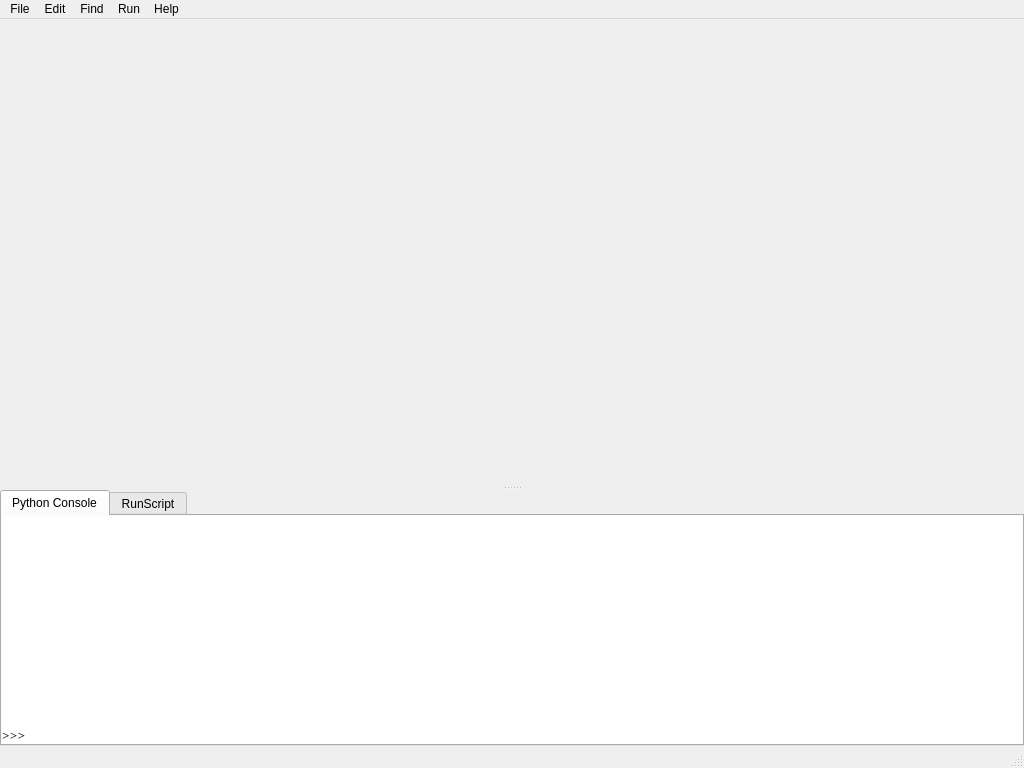
<?xml version="1.0" encoding="UTF-8"?>
<ui version="4.0">
 <class>MainWindow</class>
 <widget class="QMainWindow" name="MainWindow">
  <property name="geometry">
   <rect>
    <x>0</x>
    <y>0</y>
    <width>1024</width>
    <height>768</height>
   </rect>
  </property>
  <property name="windowTitle">
   <string>MainWindow</string>
  </property>
  <widget class="QWidget" name="centralwidget">
   <layout class="QVBoxLayout" name="verticalLayout_3">
    <property name="leftMargin">
     <number>0</number>
    </property>
    <property name="topMargin">
     <number>5</number>
    </property>
    <property name="rightMargin">
     <number>0</number>
    </property>
    <property name="bottomMargin">
     <number>0</number>
    </property>
    <item>
     <widget class="QSplitter" name="splitter">
      <property name="orientation">
       <enum>Qt::Vertical</enum>
      </property>
      <widget class="QTabWidget" name="documents_tabWidget">
       <property name="sizePolicy">
        <sizepolicy hsizetype="Expanding" vsizetype="Expanding">
         <horstretch>0</horstretch>
         <verstretch>3</verstretch>
        </sizepolicy>
       </property>
       <property name="autoFillBackground">
        <bool>false</bool>
       </property>
       <property name="tabShape">
        <enum>QTabWidget::Rounded</enum>
       </property>
       <property name="currentIndex">
        <number>-1</number>
       </property>
       <property name="elideMode">
        <enum>Qt::ElideRight</enum>
       </property>
       <property name="documentMode">
        <bool>true</bool>
       </property>
       <property name="tabsClosable">
        <bool>true</bool>
       </property>
       <property name="movable">
        <bool>true</bool>
       </property>
      </widget>
      <widget class="QTabWidget" name="tabWidget">
       <property name="currentIndex">
        <number>0</number>
       </property>
       <widget class="QWidget" name="tab">
        <attribute name="title">
         <string>Python Console</string>
        </attribute>
        <layout class="QVBoxLayout" name="verticalLayout_2">
         <property name="margin">
          <number>0</number>
         </property>
         <item>
          <layout class="QVBoxLayout" name="verticalLayout">
           <property name="spacing">
            <number>0</number>
           </property>
           <item>
            <widget class="QPlainTextEdit" name="pyConsole_output">
             <property name="sizePolicy">
              <sizepolicy hsizetype="Expanding" vsizetype="Expanding">
               <horstretch>0</horstretch>
               <verstretch>0</verstretch>
              </sizepolicy>
             </property>
             <property name="font">
              <font>
               <family>Courier</family>
               <pointsize>10</pointsize>
              </font>
             </property>
             <property name="frameShape">
              <enum>QFrame::NoFrame</enum>
             </property>
             <property name="lineWrapMode">
              <enum>QPlainTextEdit::NoWrap</enum>
             </property>
             <property name="readOnly">
              <bool>true</bool>
             </property>
             <property name="textInteractionFlags">
              <set>Qt::LinksAccessibleByMouse|Qt::TextSelectableByMouse</set>
             </property>
            </widget>
           </item>
           <item>
            <layout class="QHBoxLayout" name="pyconsole_prompt_layout">
             <property name="spacing">
              <number>0</number>
             </property>
             <item>
              <widget class="QLabel" name="pyConsole_prompt">
               <property name="font">
                <font>
                 <family>Courier</family>
                 <pointsize>10</pointsize>
                </font>
               </property>
               <property name="styleSheet">
                <string notr="true">background-color: white;</string>
               </property>
               <property name="frameShape">
                <enum>QFrame::NoFrame</enum>
               </property>
               <property name="frameShadow">
                <enum>QFrame::Plain</enum>
               </property>
               <property name="text">
                <string>&gt;&gt;&gt;</string>
               </property>
               <property name="textFormat">
                <enum>Qt::PlainText</enum>
               </property>
              </widget>
             </item>
            </layout>
           </item>
          </layout>
         </item>
        </layout>
       </widget>
       <widget class="QWidget" name="tab_2">
        <attribute name="title">
         <string>RunScript</string>
        </attribute>
        <layout class="QVBoxLayout" name="verticalLayout_4">
         <property name="leftMargin">
          <number>5</number>
         </property>
         <property name="topMargin">
          <number>5</number>
         </property>
         <property name="rightMargin">
          <number>5</number>
         </property>
         <property name="bottomMargin">
          <number>0</number>
         </property>
         <item>
          <layout class="QHBoxLayout" name="horizontalLayout">
           <item>
            <widget class="QLabel" name="label">
             <property name="text">
              <string>Run Command</string>
             </property>
            </widget>
           </item>
           <item>
            <widget class="QLineEdit" name="runScript_command">
             <property name="font">
              <font>
               <family>Courier</family>
               <pointsize>10</pointsize>
              </font>
             </property>
            </widget>
           </item>
           <item>
            <widget class="QPushButton" name="runScript_button">
             <property name="text">
              <string>Run</string>
             </property>
            </widget>
           </item>
          </layout>
         </item>
         <item>
          <widget class="QPlainTextEdit" name="runScript_output">
           <property name="font">
            <font>
             <family>Courier</family>
             <pointsize>10</pointsize>
            </font>
           </property>
           <property name="readOnly">
            <bool>true</bool>
           </property>
           <property name="textInteractionFlags">
            <set>Qt::LinksAccessibleByMouse|Qt::TextSelectableByMouse</set>
           </property>
          </widget>
         </item>
        </layout>
       </widget>
      </widget>
     </widget>
    </item>
   </layout>
  </widget>
  <widget class="QMenuBar" name="menubar">
   <property name="geometry">
    <rect>
     <x>0</x>
     <y>0</y>
     <width>1024</width>
     <height>26</height>
    </rect>
   </property>
   <widget class="QMenu" name="menuFile">
    <property name="title">
     <string>File</string>
    </property>
    <addaction name="actionNew"/>
    <addaction name="actionOpen"/>
    <addaction name="actionOpen_Recent"/>
    <addaction name="actionSave_File"/>
    <addaction name="actionSave_File_As"/>
    <addaction name="actionPrint"/>
    <addaction name="actionClose_File"/>
    <addaction name="actionClose_All_Files"/>
    <addaction name="separator"/>
    <addaction name="actionExit"/>
   </widget>
   <widget class="QMenu" name="menuEdit">
    <property name="title">
     <string>Edit</string>
    </property>
    <addaction name="actionCut"/>
    <addaction name="actionCopy"/>
    <addaction name="actionPaste"/>
    <addaction name="actionSelect_All"/>
    <addaction name="separator"/>
    <addaction name="actionFind"/>
    <addaction name="actionFind_and_Replace"/>
   </widget>
   <widget class="QMenu" name="menuFind">
    <property name="title">
     <string>Find</string>
    </property>
   </widget>
   <widget class="QMenu" name="menuShell">
    <property name="title">
     <string>Run</string>
    </property>
    <addaction name="actionRestart"/>
    <addaction name="actionRun_Current_Script"/>
   </widget>
   <widget class="QMenu" name="menuHelp">
    <property name="title">
     <string>Help</string>
    </property>
    <addaction name="actionFIDLE_Help"/>
    <addaction name="actionPython_Help"/>
    <addaction name="separator"/>
    <addaction name="actionAbout_fIDEL"/>
   </widget>
   <addaction name="menuFile"/>
   <addaction name="menuEdit"/>
   <addaction name="menuFind"/>
   <addaction name="menuShell"/>
   <addaction name="menuHelp"/>
  </widget>
  <widget class="QStatusBar" name="statusbar"/>
  <action name="actionNew">
   <property name="text">
    <string>New</string>
   </property>
   <property name="shortcut">
    <string>Ctrl+N</string>
   </property>
  </action>
  <action name="actionOpen">
   <property name="text">
    <string>Open</string>
   </property>
   <property name="shortcut">
    <string>Ctrl+O</string>
   </property>
  </action>
  <action name="actionOpen_Recent">
   <property name="text">
    <string>Open Recent</string>
   </property>
  </action>
  <action name="actionSave_File">
   <property name="text">
    <string>Save File</string>
   </property>
   <property name="shortcut">
    <string>Ctrl+S</string>
   </property>
  </action>
  <action name="actionSave_File_As">
   <property name="text">
    <string>Save File As</string>
   </property>
  </action>
  <action name="actionPrint">
   <property name="text">
    <string>Print</string>
   </property>
   <property name="shortcut">
    <string>Ctrl+P</string>
   </property>
  </action>
  <action name="actionClose_File">
   <property name="text">
    <string>Close File</string>
   </property>
  </action>
  <action name="actionClose_All_Files">
   <property name="text">
    <string>Close All Files</string>
   </property>
  </action>
  <action name="actionExit">
   <property name="text">
    <string>Exit</string>
   </property>
  </action>
  <action name="actionCut">
   <property name="text">
    <string>Cut</string>
   </property>
   <property name="shortcut">
    <string>Ctrl+X</string>
   </property>
  </action>
  <action name="actionCopy">
   <property name="text">
    <string>Copy</string>
   </property>
   <property name="shortcut">
    <string>Ctrl+C</string>
   </property>
  </action>
  <action name="actionPaste">
   <property name="text">
    <string>Paste</string>
   </property>
   <property name="shortcut">
    <string>Ctrl+V</string>
   </property>
  </action>
  <action name="actionSelect_All">
   <property name="text">
    <string>Select All</string>
   </property>
   <property name="shortcut">
    <string>Ctrl+A</string>
   </property>
  </action>
  <action name="actionFind">
   <property name="text">
    <string>Find</string>
   </property>
   <property name="shortcut">
    <string>Ctrl+F</string>
   </property>
  </action>
  <action name="actionFind_and_Replace">
   <property name="text">
    <string>Find and Replace</string>
   </property>
   <property name="shortcut">
    <string>Ctrl+H</string>
   </property>
  </action>
  <action name="actionRestart">
   <property name="text">
    <string>Restart Console</string>
   </property>
  </action>
  <action name="actionFIDLE_Help">
   <property name="text">
    <string>fIDLE Help</string>
   </property>
  </action>
  <action name="actionPython_Help">
   <property name="text">
    <string>Python Help</string>
   </property>
  </action>
  <action name="actionAbout_fIDEL">
   <property name="text">
    <string>About fIDLE</string>
   </property>
  </action>
  <action name="actionRun_Current_Script">
   <property name="text">
    <string>Run Current Script</string>
   </property>
   <property name="shortcut">
    <string>F5</string>
   </property>
  </action>
 </widget>
 <resources/>
 <connections>
  <connection>
   <sender>documents_tabWidget</sender>
   <signal>tabCloseRequested(int)</signal>
   <receiver>MainWindow</receiver>
   <slot>close_tab(int)</slot>
   <hints>
    <hint type="sourcelabel">
     <x>377</x>
     <y>154</y>
    </hint>
    <hint type="destinationlabel">
     <x>448</x>
     <y>28</y>
    </hint>
   </hints>
  </connection>
  <connection>
   <sender>documents_tabWidget</sender>
   <signal>currentChanged(int)</signal>
   <receiver>MainWindow</receiver>
   <slot>handle_tab_change(int)</slot>
   <hints>
    <hint type="sourcelabel">
     <x>576</x>
     <y>129</y>
    </hint>
    <hint type="destinationlabel">
     <x>631</x>
     <y>26</y>
    </hint>
   </hints>
  </connection>
 </connections>
 <slots>
  <slot>close_tab(int)</slot>
  <slot>send_pyconsole_command()</slot>
  <slot>handle_tab_change(int)</slot>
 </slots>
</ui>
